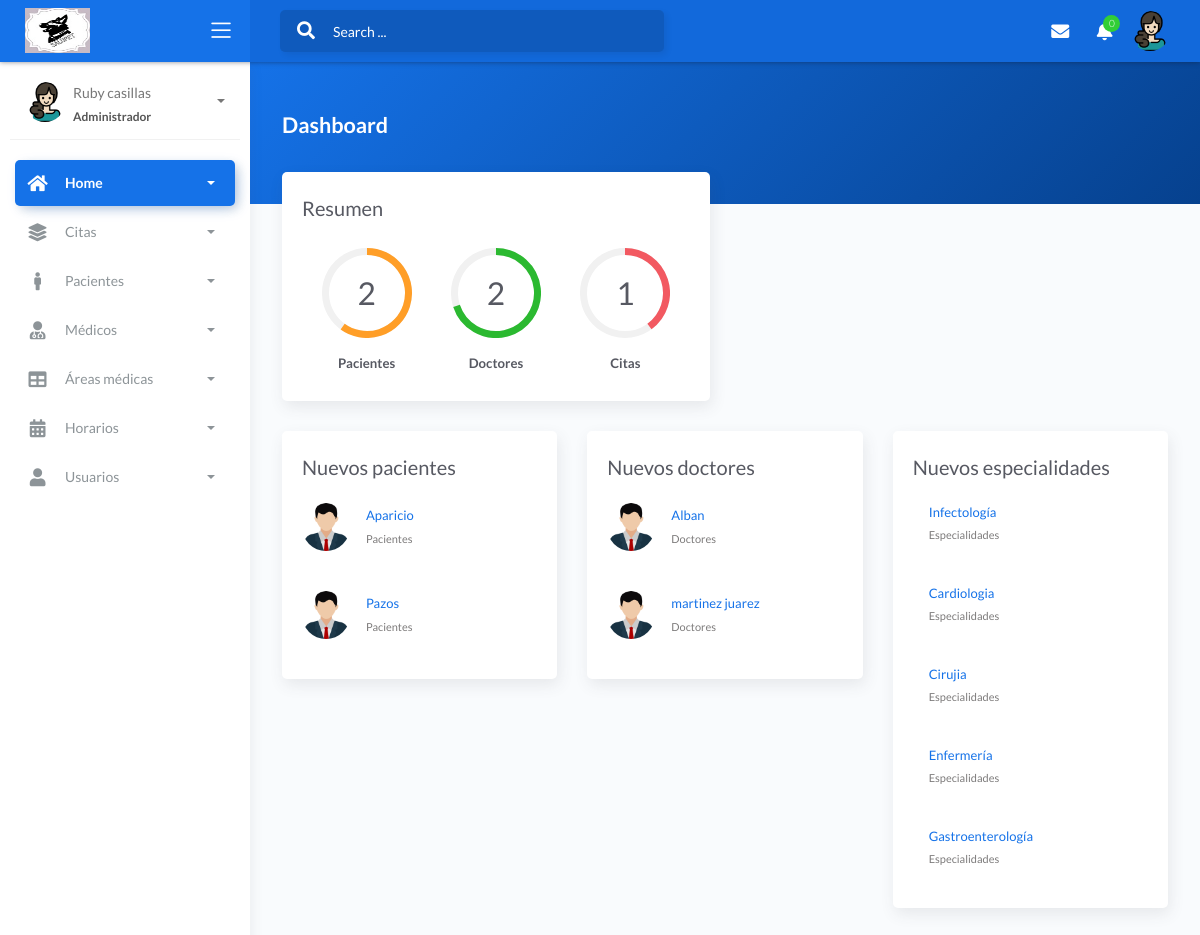
Screenshot of /view/admin/admin.php (signed in) with the database file from the repository.
### tables this page shows
CREATE TABLE `customers` (
  `codpaci` int(11) NOT NULL,
  `dnipa` char(8) NOT NULL,
  `nombrep` varchar(50) NOT NULL,
  `apellidop` varchar(50) NOT NULL,
  `seguro` char(10) NOT NULL,
  `tele` char(9) NOT NULL,
  `sexo` char(15) NOT NULL,
  `usuario` varchar(15) NOT NULL,
  `clave` varchar(255) NOT NULL,
  `cargo` char(1) NOT NULL,
  `estado` varchar(15) NOT NULL,
  `fecha_create` timestamp NOT NULL DEFAULT current_timestamp() ON UPDATE current_timestamp()
);

CREATE TABLE `doctor` (
  `coddoc` int(11) NOT NULL,
  `dnidoc` char(8) NOT NULL,
  `nomdoc` varchar(50) NOT NULL,
  `apedoc` varchar(50) NOT NULL,
  `codespe` int(11) NOT NULL,
  `sexo` char(15) NOT NULL,
  `telefo` char(9) NOT NULL,
  `fechanaci` date NOT NULL,
  `correo` varchar(50) NOT NULL,
  `naciona` varchar(35) NOT NULL,
  `estado` char(15) NOT NULL,
  `fecha_create` timestamp NOT NULL DEFAULT current_timestamp() ON UPDATE current_timestamp()
);

CREATE TABLE `specialty` (
  `codespe` int(11) NOT NULL,
  `nombrees` varchar(50) NOT NULL,
  `fecha_create` timestamp NOT NULL DEFAULT current_timestamp() ON UPDATE current_timestamp()
);

### view/admin/admin.php (the view, shortened to what this page needs)
<!DOCTYPE html>
<html lang="en">
<head>
	<link rel="stylesheet" href="../../assets/css/bootstrap.min.css">
	<link rel="stylesheet" href="../../assets/css/atlantis.min.css">
	<link rel="stylesheet" href="../../assets/css/demo.css">
</head>
<body>
	<div class="wrapper">
		<div class="main-header">
			<div class="logo-header" data-background-color="blue">
				<a href="admin.php" class="logo">
					<img src="../../assets/img/logo_salupet.jpg" height="45px" width="65px" alt="navbar brand" class="navbar-brand">
				</a>
				<div class="nav-toggle">
					<button class="btn btn-toggle toggle-sidebar">
						<i class="icon-menu"></i>
					</button>
				</div>
			</div>
			<nav class="navbar navbar-header navbar-expand-lg" data-background-color="blue2">
				<div class="container-fluid">
					<div class="collapse" id="search-nav">
						<form class="navbar-left navbar-form nav-search mr-md-3">
							<div class="input-group">
								<div class="input-group-prepend">
									<button type="submit" class="btn btn-search pr-1">
										<i class="fa fa-search search-icon"></i>
									</button>
								</div>
								<input type="text" placeholder="Search ..." class="form-control">
							</div>
						</form>
					</div>
					<ul class="navbar-nav topbar-nav ml-md-auto align-items-center">
						<li class="nav-item dropdown hidden-caret">
							<a class="nav-link dropdown-toggle" href="#" id="messageDropdown" role="button" data-toggle="dropdown" aria-haspopup="true" aria-expanded="false">
								<i class="fa fa-envelope"></i>
							</a>
						</li>
						<li class="nav-item dropdown hidden-caret">
							<a class="nav-link dropdown-toggle" href="#" id="notifDropdown" role="button" data-toggle="dropdown" aria-haspopup="true" aria-expanded="false">
								<i class="fa fa-bell"></i>
								<span class="notification">0</span>
							</a>
						</li>
						<li class="nav-item dropdown hidden-caret">
							<a class="dropdown-toggle profile-pic" data-toggle="dropdown" href="#" aria-expanded="false">
								<div class="avatar-sm">
									<img src="../../assets/img/mujer.png" alt="..." class="avatar-img rounded-circle">
								</div>
							</a>
						</li>
					</ul>
				</div>
			</nav>
		</div>
		<div class="sidebar sidebar-style-2">
			<div class="sidebar-wrapper scrollbar scrollbar-inner">
				<div class="sidebar-content">
					<div class="user">
						<div class="avatar-sm float-left mr-2">
							<img src="../../assets/img/mujer.png" alt="..." class="avatar-img rounded-circle">
						</div>
						<div class="info">
							<a data-toggle="collapse" href="#collapseExample" aria-expanded="true">
								<span>
									<?php echo ucfirst($_SESSION['nombre']); ?>
									<span class="user-level">Administrador</span>
									<span class="caret"></span>
								</span>
							</a>
						</div>
					</div>
					<ul class="nav nav-primary">
						<li class="nav-item active">
							<a data-toggle="collapse" href="#dashboard" class="collapsed" aria-expanded="false">
								<i class="fas fa-home"></i>
								<p>Home</p>
								<span class="caret"></span>
							</a>
						<li class="nav-item">
							<a data-toggle="collapse" href="#base">
								<i class="fas fa-layer-group"></i>
								<p>Citas</p>
								<span class="caret"></span>
							</a>
						</li>
						<li class="nav-item">
							<a data-toggle="collapse" href="#sidebarLayouts">
								<i class="fas fa-male"></i>
								<p>Pacientes</p>
								<span class="caret"></span>
							</a>
						</li>
						<li class="nav-item">
							<a data-toggle="collapse" href="#forms">
								<i class="fas fa-user-md"></i>
								<p>Médicos</p>
								<span class="caret"></span>
							</a>
						</li>
						<li class="nav-item">
							<a data-toggle="collapse" href="#tables">
								<i class="fas fa-table"></i>
								<p>Áreas médicas</p>
								<span class="caret"></span>
							</a>
						</li>
						<li class="nav-item">
							<a data-toggle="collapse" href="#calendar">
								<i class="fas fa-calendar-alt"></i>
								<p>Horarios</p>
								<span class="caret"></span>
							</a>
						</li>
						<li class="nav-item">
							<a data-toggle="collapse" href="#user">
								<i class="fas fa-user"></i>
								<p>Usuarios</p>
								<span class="caret"></span>
							</a>
						</li>
					</ul>
				</div>
			</div>
		</div>
		<div class="main-panel">
			<div class="content">
				<div class="panel-header bg-primary-gradient">
					<div class="page-inner py-5">
						<div class="d-flex align-items-left align-items-md-center flex-column flex-md-row">
							<div>
								<h2 class="text-white pb-2 fw-bold">Dashboard</h2>
							</div>
						</div>
					</div>
				</div>
				<div class="page-inner mt--5">
					<div class="row mt--2">
						<div class="col-md-6">
							<div class="card full-height">
								<div class="card-body">
									<div class="card-title">Resumen</div>
									<div class="d-flex flex-wrap justify-content-around pb-2 pt-4">
										<div class="px-2 pb-2 pb-md-0 text-center">
											<div id="circles-1"></div>
											<h6 class="fw-bold mt-3 mb-0">Pacientes</h6>
										</div>
										<div class="px-2 pb-2 pb-md-0 text-center">
											<div id="circles-2"></div>
											<h6 class="fw-bold mt-3 mb-0">Doctores</h6>
										</div>
										<div class="px-2 pb-2 pb-md-0 text-center">
											<div id="circles-3"></div>
											<h6 class="fw-bold mt-3 mb-0">Citas</h6>
										</div>
									</div>
								</div>
							</div>
						</div>
					</div>
					<div class="row">
						<div class="col-md-4">
							<div class="card">
								<div class="card-body">
									<div class="card-title fw-mediumbold">Nuevos pacientes</div>
									<?php
function connect(){
return new mysqli("localhost","root","","proyecto_final");
}
$con = connect();
$sql = "SELECT * FROM customers   ORDER BY apellidop ASC LIMIT 5";
$query  =$con->query($sql);
$data =  array();
if($query){
    while($r = $query->fetch_object()){
        $data[] = $r;
    }
}
?>
<?php if(count($data)>0):?>
	<?php foreach($data as $d):?>
									<div class="card-list">
										<div class="item-list">
											<div class="avatar">
												<img src="../../assets/img/avatar.png" alt="..." class="avatar-img rounded-circle">
											</div>
											<div class="info-user ml-3">
												<div class="username"><?php echo $d->apellidop; ?></div>
												<div class="status">Pacientes</div>
											</div>
										</div>
									</div>
									<?php endforeach; ?>
                            <?php else:?>
                            <p class="alert alert-warning"><strong>No hay datos</strong></p>
                            <?php endif; ?>
								</div>
							</div>
						</div>
						<div class="col-md-4">
							<div class="card">
								<div class="card-body">
									<div class="card-title fw-mediumbold">Nuevos doctores</div>
									<?php
$con = connect();
$sql = "SELECT * FROM doctor   ORDER BY apedoc ASC LIMIT 5";
$query  =$con->query($sql);
$data =  array();
if($query){
    while($r = $query->fetch_object()){
        $data[] = $r;
    }
}
?>
<?php if(count($data)>0):?>
	<?php foreach($data as $d):?>
									<div class="card-list">
										<div class="item-list">
											<div class="avatar">
												<img src="../../assets/img/avatar.png" alt="..." class="avatar-img rounded-circle">
											</div>
											<div class="info-user ml-3">
												<div class="username"><?php echo $d->apedoc; ?></div>
												<div class="status">Doctores</div>
											</div>
										</div>
									</div>
									<?php endforeach; ?>
                            <?php else:?>
                            <p class="alert alert-warning"><strong>No hay datos</strong></p>
                            <?php endif; ?>
								</div>
							</div>
						</div>
						<div class="col-md-4">
							<div class="card">
								<div class="card-body">
									<div class="card-title fw-mediumbold">Nuevos especialidades</div>
									<?php
$con = connect();
$sql = "SELECT * FROM specialty   ORDER BY nombrees ASC LIMIT 5";
$query  =$con->query($sql);
$data =  array();
if($query){
    while($r = $query->fetch_object()){
        $data[] = $r;
    }
}
?>
<?php if(count($data)>0):?>
	<?php foreach($data as $d):?>
									<div class="card-list">
										<div class="item-list">
											<div class="info-user ml-3">
												<div class="username"><?php echo $d->nombrees; ?></div>
												<div class="status">Especialidades</div>
											</div>
										</div>
									</div>
									<?php endforeach; ?>
                            <?php else:?>
                            <p class="alert alert-warning"><strong>No hay datos</strong></p>
                            <?php endif; ?>
								</div>
							</div>
						</div>
					</div>
				</div>
			</div>
		</div>
	</div>
</body>
</html>

### rows the page displays
customers: apellidop "Aparicio"
customers: apellidop "Pazos"
doctor: apedoc "Alban"
doctor: apedoc "martinez juarez"
specialty: nombrees "Infectología"
specialty: nombrees "Cardiologia"
specialty: nombrees "Cirujia"
specialty: nombrees "Enfermería"
specialty: nombrees "Gastroenterología"

### other values shown
$_SESSION['nombre'] "Ruby casillas"
